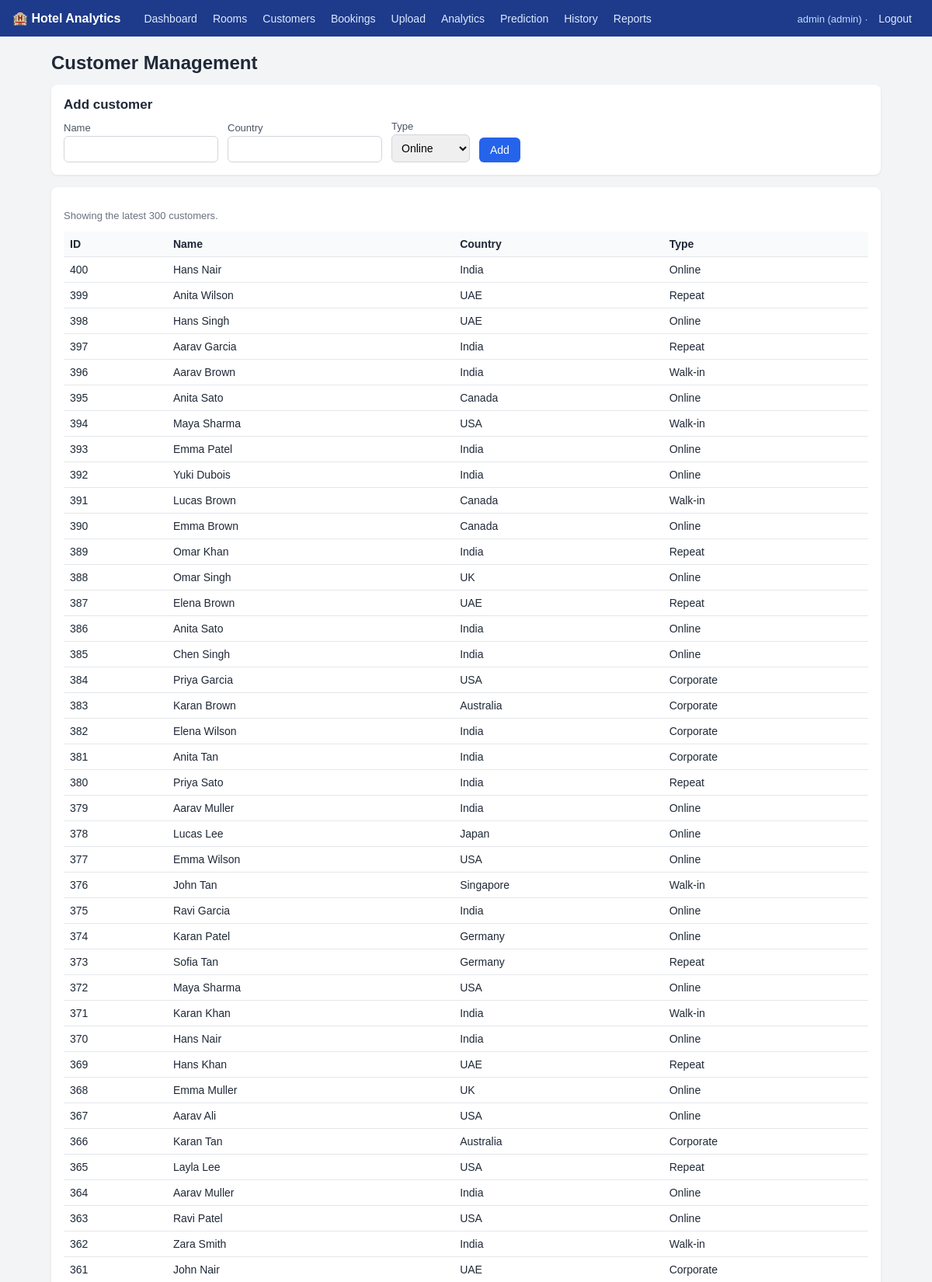
The page /customers (signed in, upper part) on the database its author committed.
### tables this page shows
CREATE TABLE customers (
    customer_id   INTEGER PRIMARY KEY AUTOINCREMENT,
    name          TEXT NOT NULL,
    country       TEXT NOT NULL,
    customer_type TEXT NOT NULL
);

### app.py (the view, shortened to what this page needs)
@app.route("/customers", methods=["GET", "POST"])
@login_required
def customers():
    return render_template("customers.html", customers=db.list_customers(),
                           types=services.CUSTOMER_TYPES)

### app.py (called while the page is built)
def login_required(view):
    @wraps(view)
    def wrapper(*args, **kwargs):
        if "user_id" not in session:
            return redirect(url_for("login"))
        return view(*args, **kwargs)
    return wrapper

### db.py (called while the page is built)
def get_db():
    if "db" not in g:
        g.db = sqlite3.connect(DB_PATH)
        g.db.row_factory = sqlite3.Row
        g.db.execute("PRAGMA foreign_keys = ON")
    return g.db

def query(sql, args=(), one=False):
    rows = get_db().execute(sql, args).fetchall()
    return (rows[0] if rows else None) if one else rows

def list_customers():
    return query("SELECT * FROM customers ORDER BY customer_id DESC LIMIT 300")

### templates/customers.html (shortened to what this page needs)
{% extends "base.html" %}
{% block content %}
<h1>Customer Management</h1>
<div class="card">
  <h2>Add customer</h2>
  <form method="post" class="form-row">
    <div><label>Name</label><input name="name" required></div>
    <div><label>Country</label><input name="country" required></div>
    <div><label>Type</label><select name="customer_type">{% for t in types %}<option>{{ t }}</option>{% endfor %}</select></div>
    <button type="submit">Add</button>
  </form>
</div>
<div class="card scroll">
  <p class="muted">Showing the latest 300 customers.</p>
  <table>
    <tr><th>ID</th><th>Name</th><th>Country</th><th>Type</th></tr>
    {% for c in customers %}<tr><td>{{ c.customer_id }}</td><td>{{ c.name }}</td><td>{{ c.country }}</td><td>{{ c.customer_type }}</td></tr>{% endfor %}
  </table>
</div>
{% endblock %}

### static/style.css (style rules this page uses)
* { box-sizing: border-box; }
body { margin: 0; font-family: Arial, Helvetica, sans-serif; background: #f3f4f6; color: #1f2937; }
h1 { font-size: 24px; margin: 0 0 14px; }
h2 { font-size: 17px; margin: 0 0 10px; }
.card { background: #fff; border-radius: 8px; padding: 16px; margin-bottom: 16px; box-shadow: 0 1px 3px rgba(0,0,0,.08); }
table { width: 100%; border-collapse: collapse; font-size: 14px; }
th, td { text-align: left; padding: 8px; border-bottom: 1px solid #e5e7eb; }
th { background: #f9fafb; }
.scroll { overflow-x: auto; }
input, select { padding: 8px; border: 1px solid #d1d5db; border-radius: 6px; font-size: 14px; }
label { font-size: 13px; color: #4b5563; display: block; margin-bottom: 3px; }
.form-row { display: flex; flex-wrap: wrap; gap: 12px; align-items: flex-end; }
button, .btn { background: #2563eb; color: #fff; border: 0; padding: 8px 14px; border-radius: 6px; cursor: pointer; font-size: 14px; text-decoration: none; display: inline-block; }
.muted { color: #6b7280; font-size: 13px; }

### rows shown on the page
customers: customer_id "400", name "Hans Nair", country "India", customer_type "Online"
customers: customer_id "399", name "Anita Wilson", country "UAE", customer_type "Repeat"
customers: customer_id "398", name "Hans Singh", country "UAE", customer_type "Online"
customers: customer_id "397", name "Aarav Garcia", country "India", customer_type "Repeat"
customers: customer_id "396", name "Aarav Brown", country "India", customer_type "Walk-in"
customers: customer_id "395", name "Anita Sato", country "Canada", customer_type "Online"
customers: customer_id "394", name "Maya Sharma", country "USA", customer_type "Walk-in"
customers: customer_id "393", name "Emma Patel", country "India", customer_type "Online"
customers: customer_id "392", name "Yuki Dubois", country "India", customer_type "Online"
customers: customer_id "391", name "Lucas Brown", country "Canada", customer_type "Walk-in"
customers: customer_id "390", name "Emma Brown", country "Canada", customer_type "Online"
customers: customer_id "389", name "Omar Khan", country "India", customer_type "Repeat"
customers: customer_id "388", name "Omar Singh", country "UK", customer_type "Online"
customers: customer_id "387", name "Elena Brown", country "UAE", customer_type "Repeat"
customers: customer_id "386", name "Anita Sato", country "India", customer_type "Online"
customers: customer_id "385", name "Chen Singh", country "India", customer_type "Online"
customers: customer_id "384", name "Priya Garcia", country "USA", customer_type "Corporate"
customers: customer_id "383", name "Karan Brown", country "Australia", customer_type "Corporate"
customers: customer_id "382", name "Elena Wilson", country "India", customer_type "Corporate"
customers: customer_id "381", name "Anita Tan", country "India", customer_type "Corporate"
customers: customer_id "380", name "Priya Sato", country "India", customer_type "Repeat"
customers: customer_id "379", name "Aarav Muller", country "India", customer_type "Online"
customers: customer_id "378", name "Lucas Lee", country "Japan", customer_type "Online"
customers: customer_id "377", name "Emma Wilson", country "USA", customer_type "Online"
customers: customer_id "376", name "John Tan", country "Singapore", customer_type "Walk-in"
customers: customer_id "375", name "Ravi Garcia", country "India", customer_type "Online"
customers: customer_id "374", name "Karan Patel", country "Germany", customer_type "Online"
customers: customer_id "373", name "Sofia Tan", country "Germany", customer_type "Repeat"
customers: customer_id "372", name "Maya Sharma", country "USA", customer_type "Online"
customers: customer_id "371", name "Karan Khan", country "India", customer_type "Walk-in"
customers: customer_id "370", name "Hans Nair", country "India", customer_type "Online"
customers: customer_id "369", name "Hans Khan", country "UAE", customer_type "Repeat"
customers: customer_id "368", name "Emma Muller", country "UK", customer_type "Online"
customers: customer_id "367", name "Aarav Ali", country "USA", customer_type "Online"
customers: customer_id "366", name "Karan Tan", country "Australia", customer_type "Corporate"
customers: customer_id "365", name "Layla Lee", country "USA", customer_type "Repeat"
customers: customer_id "364", name "Aarav Muller", country "India", customer_type "Online"
customers: customer_id "363", name "Ravi Patel", country "USA", customer_type "Online"
customers: customer_id "362", name "Zara Smith", country "India", customer_type "Walk-in"
customers: customer_id "361", name "John Nair", country "UAE", customer_type "Corporate"

### other values the page prints
{{ session['username'] }} "admin"
{{ session['role'] }} "admin"
form field customer_type "Online"
